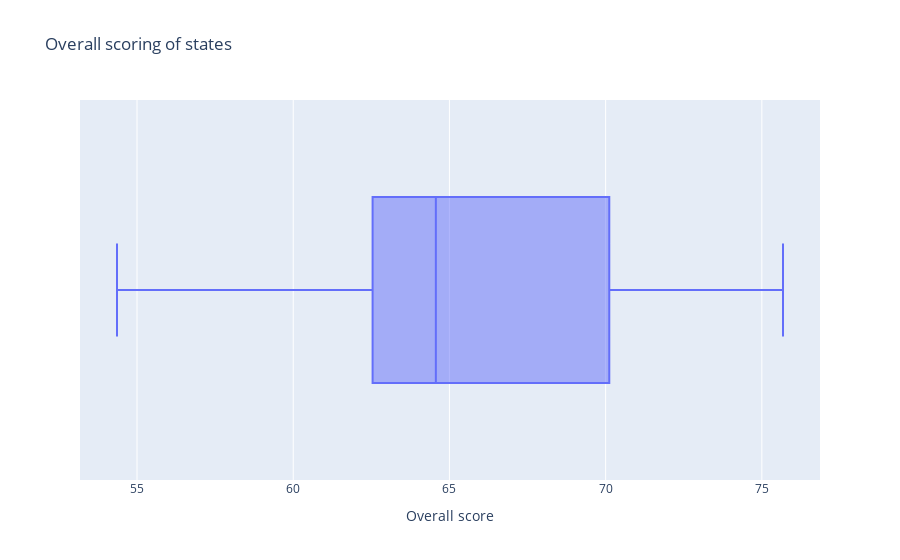

The code cell stored with this chart in its notebook:
### Markdown cell above
# Finding out if there are any outliers

### Code cell
px.box(data_frame=states, x='Overall score', hover_name='State',title='Overall scoring of states')

### Figure 1 — Plotly figure (JSON) as saved in the notebook; plotly's stock layout.template omitted (floating-point values rounded to 4 significant figures)
{"data": [{"alignmentgroup": "True", "hovertemplate": "<b>%{hovertext}</b><br><br>Overall score=%{x}<extra></extra>", "hovertext": ["Andaman & Nicobar Islands", "Andhra Pradesh", "Arunachal Pradesh", "Assam", "Bihar", "Chandigarh", "Chhattisgarh", "Dadra & Nagar Haveli", "Daman & Diu", "Delhi", "Goa", "Gujarat", "Haryana", "Himachal Pradesh", "Jammu And Kashmir", "Jharkhand", "Karnataka", "Kerala", "Lakshadweep", "Madhya Pradesh", "Maharashtra", "Manipur", "Meghalaya", "Mizoram", "Nagaland", "Odisha", "Puducherry", "Punjab", "Rajasthan", "Sikkim", "Tamil Nadu", "Telangana", "Tripura", "Uttar Pradesh", "Uttarakhand", "West Bengal"], "legendgroup": "", "marker": {"color": "#636efa"}, "name": "", "notched": false, "offsetgroup": "", "orientation": "h", "showlegend": false, "type": "box", "x": [69.3, 62.23, 62.97, 54.36, 56.08, 73.3, 63.87, 64.64, 64.67, 75.68, 70.48, 67.81, 68.19, 71.23, 55.16, 58.24, 64.5, 73.31, 74.34, 59.47, 69.16, 66.14, 57.02, 68.05, 58.7, 57.36, 71.94, 69.75, 62.85, 72.35, 70.77, 64.01, 63.16, 62.98, 64.34, 63.01], "x0": " ", "xaxis": "x", "y0": " ", "yaxis": "y"}], "layout": {"boxmode": "group", "legend": {"tracegroupgap": 0}, "title": {"text": "Overall scoring of states"}, "xaxis": {"anchor": "y", "domain": [0, 1], "title": {"text": "Overall score"}}, "yaxis": {"anchor": "x", "domain": [0, 1]}}}
